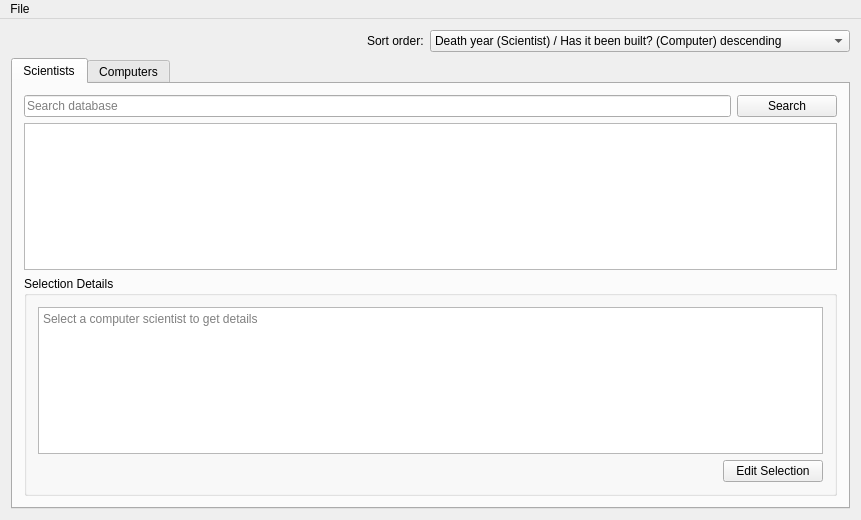
<?xml version="1.0" encoding="UTF-8"?>
<ui version="4.0">
 <class>MainWindow</class>
 <widget class="QMainWindow" name="MainWindow">
  <property name="geometry">
   <rect>
    <x>0</x>
    <y>0</y>
    <width>861</width>
    <height>520</height>
   </rect>
  </property>
  <property name="windowTitle">
   <string>VLN1</string>
  </property>
  <widget class="QWidget" name="centralWidget">
   <layout class="QGridLayout" name="gridLayout_2">
    <item row="2" column="0">
     <widget class="QTabWidget" name="tabWidget">
      <property name="currentIndex">
       <number>0</number>
      </property>
      <widget class="QWidget" name="tabScientists">
       <attribute name="title">
        <string>Scientists</string>
       </attribute>
       <layout class="QVBoxLayout" name="verticalLayout">
        <item>
         <layout class="QHBoxLayout" name="horizontalLayout">
          <item>
           <widget class="QLineEdit" name="txtPrsnSrch">
            <property name="placeholderText">
             <string>Search database</string>
            </property>
           </widget>
          </item>
          <item>
           <widget class="QPushButton" name="btnPrsnSrch">
            <property name="minimumSize">
             <size>
              <width>100</width>
              <height>0</height>
             </size>
            </property>
            <property name="text">
             <string>Search</string>
            </property>
            <property name="shortcut">
             <string>Return</string>
            </property>
           </widget>
          </item>
         </layout>
        </item>
        <item>
         <widget class="QListView" name="lstPrsn">
          <property name="wordWrap">
           <bool>true</bool>
          </property>
         </widget>
        </item>
        <item>
         <widget class="QGroupBox" name="grpScientist">
          <property name="title">
           <string>Selection Details</string>
          </property>
          <layout class="QVBoxLayout" name="verticalLayout_5">
           <item>
            <widget class="QPlainTextEdit" name="txtScientistDetails">
             <property name="readOnly">
              <bool>true</bool>
             </property>
             <property name="placeholderText">
              <string>Select a computer scientist to get details</string>
             </property>
            </widget>
           </item>
           <item>
            <layout class="QHBoxLayout" name="horizontalLayout_2">
             <item>
              <spacer name="horizontalSpacer">
               <property name="orientation">
                <enum>Qt::Horizontal</enum>
               </property>
               <property name="sizeHint" stdset="0">
                <size>
                 <width>40</width>
                 <height>20</height>
                </size>
               </property>
              </spacer>
             </item>
             <item>
              <widget class="QPushButton" name="btnEditScientist">
               <property name="minimumSize">
                <size>
                 <width>100</width>
                 <height>0</height>
                </size>
               </property>
               <property name="text">
                <string>Edit Selection</string>
               </property>
              </widget>
             </item>
            </layout>
           </item>
          </layout>
         </widget>
        </item>
       </layout>
      </widget>
      <widget class="QWidget" name="tabComputers">
       <attribute name="title">
        <string>Computers</string>
       </attribute>
       <layout class="QVBoxLayout" name="verticalLayout_2">
        <item>
         <layout class="QHBoxLayout" name="horizontalLayout_3">
          <item>
           <widget class="QLineEdit" name="txtCmpSrch">
            <property name="placeholderText">
             <string>Search database</string>
            </property>
           </widget>
          </item>
          <item>
           <widget class="QPushButton" name="btnCmpSrch">
            <property name="minimumSize">
             <size>
              <width>100</width>
              <height>0</height>
             </size>
            </property>
            <property name="text">
             <string>Search</string>
            </property>
            <property name="shortcut">
             <string>Return</string>
            </property>
           </widget>
          </item>
         </layout>
        </item>
        <item>
         <widget class="QListView" name="lstCmp">
          <property name="wordWrap">
           <bool>true</bool>
          </property>
         </widget>
        </item>
        <item>
         <widget class="QGroupBox" name="grpComputer">
          <property name="title">
           <string>Selection Details</string>
          </property>
          <layout class="QVBoxLayout" name="verticalLayout_7">
           <item>
            <widget class="QPlainTextEdit" name="txtComputerDetails">
             <property name="autoFillBackground">
              <bool>false</bool>
             </property>
             <property name="readOnly">
              <bool>true</bool>
             </property>
             <property name="placeholderText">
              <string>Select a computer to get details</string>
             </property>
            </widget>
           </item>
           <item>
            <layout class="QHBoxLayout" name="horizontalLayout_4">
             <item>
              <spacer name="horizontalSpacer_2">
               <property name="orientation">
                <enum>Qt::Horizontal</enum>
               </property>
               <property name="sizeHint" stdset="0">
                <size>
                 <width>40</width>
                 <height>20</height>
                </size>
               </property>
              </spacer>
             </item>
             <item>
              <widget class="QPushButton" name="btnEditComputer">
               <property name="minimumSize">
                <size>
                 <width>100</width>
                 <height>0</height>
                </size>
               </property>
               <property name="text">
                <string>Edit Selection</string>
               </property>
              </widget>
             </item>
            </layout>
           </item>
          </layout>
         </widget>
        </item>
       </layout>
      </widget>
     </widget>
    </item>
    <item row="0" column="0">
     <layout class="QHBoxLayout" name="horizontalLayout_5">
      <item>
       <spacer name="horizontalSpacer_3">
        <property name="orientation">
         <enum>Qt::Horizontal</enum>
        </property>
        <property name="sizeHint" stdset="0">
         <size>
          <width>40</width>
          <height>20</height>
         </size>
        </property>
       </spacer>
      </item>
      <item>
       <widget class="QLabel" name="label">
        <property name="text">
         <string>Sort order:</string>
        </property>
       </widget>
      </item>
      <item>
       <widget class="QComboBox" name="dropDownSort">
        <property name="minimumSize">
         <size>
          <width>420</width>
          <height>0</height>
         </size>
        </property>
        <property name="currentIndex">
         <number>7</number>
        </property>
        <item>
         <property name="text">
          <string>Name ascending</string>
         </property>
        </item>
        <item>
         <property name="text">
          <string>Name descending</string>
         </property>
        </item>
        <item>
         <property name="text">
          <string>Gender (Scientist) / Type (Computer) ascending</string>
         </property>
        </item>
        <item>
         <property name="text">
          <string>Gender (Scientist) / Type (Computer) descending</string>
         </property>
        </item>
        <item>
         <property name="text">
          <string>Birth year (Scientist) / Year built (Computer) ascending</string>
         </property>
        </item>
        <item>
         <property name="text">
          <string>Birth year (Scientist) / Year built (Computer) descending</string>
         </property>
        </item>
        <item>
         <property name="text">
          <string>Death year (Scientist) / Has it been built? (Computer) ascending</string>
         </property>
        </item>
        <item>
         <property name="text">
          <string>Death year (Scientist) / Has it been built? (Computer) descending</string>
         </property>
        </item>
       </widget>
      </item>
     </layout>
    </item>
   </layout>
  </widget>
  <widget class="QMenuBar" name="menuBar">
   <property name="geometry">
    <rect>
     <x>0</x>
     <y>0</y>
     <width>861</width>
     <height>19</height>
    </rect>
   </property>
   <widget class="QMenu" name="menuFile">
    <property name="title">
     <string>File</string>
    </property>
    <addaction name="actionAdd_2"/>
   </widget>
   <addaction name="menuFile"/>
  </widget>
  <action name="actionImport">
   <property name="text">
    <string>Import...</string>
   </property>
  </action>
  <action name="actionAdd_2">
   <property name="text">
    <string>Add...</string>
   </property>
  </action>
 </widget>
 <layoutdefault spacing="6" margin="11"/>
 <tabstops>
  <tabstop>txtPrsnSrch</tabstop>
  <tabstop>btnPrsnSrch</tabstop>
  <tabstop>lstPrsn</tabstop>
  <tabstop>btnEditScientist</tabstop>
  <tabstop>txtCmpSrch</tabstop>
  <tabstop>btnCmpSrch</tabstop>
  <tabstop>lstCmp</tabstop>
  <tabstop>btnEditComputer</tabstop>
  <tabstop>tabWidget</tabstop>
  <tabstop>txtScientistDetails</tabstop>
  <tabstop>txtComputerDetails</tabstop>
 </tabstops>
 <resources/>
 <connections/>
</ui>
